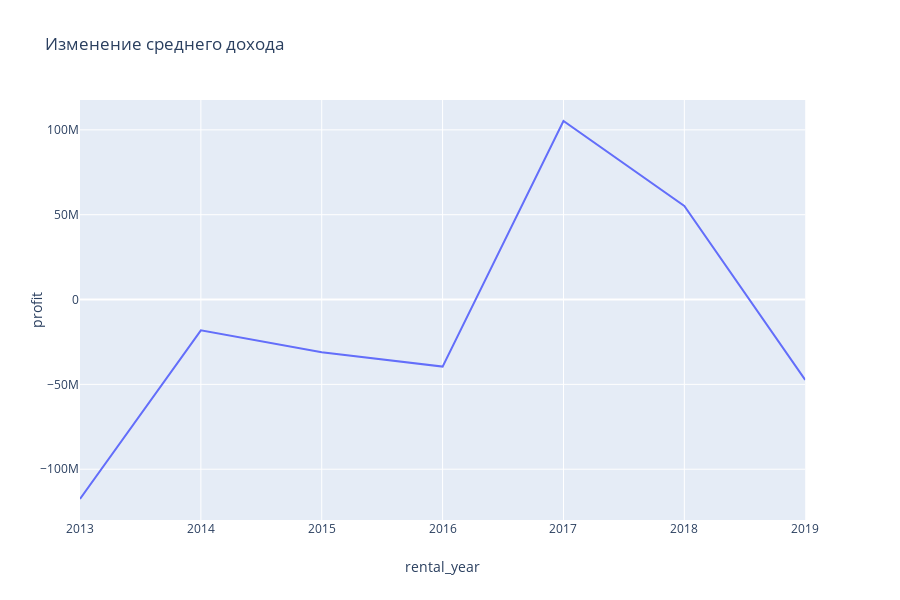

Notebook source saved alongside this figure:
### Code cell
support_df['profit'] = support_df['box_office'] - support_df['budget']

fig = px.line(support_df.pivot_table(index = 'rental_year', values = 'profit', aggfunc = 'mean').reset_index(),
             x = 'rental_year', y = 'profit', title = 'Изменение среднего дохода')
fig.show()

### Figure 1 — Plotly figure (JSON) as saved in the notebook; plotly's stock layout.template omitted (floating-point values rounded to 4 significant figures)
{"data": [{"hoverlabel": {"namelength": 0}, "hovertemplate": "rental_year=%{x}<br>profit=%{y}", "legendgroup": "", "line": {"color": "#636efa", "dash": "solid"}, "mode": "lines", "name": "", "showlegend": false, "type": "scatter", "x": [2013, 2014, 2015, 2016, 2017, 2018, 2019], "xaxis": "x", "y": [-117600000.0, -18150000.0, -31040000.0, -39520000.0, 105200000.0, 55110000.0, -47340000.0], "yaxis": "y"}], "layout": {"height": 600, "legend": {"tracegroupgap": 0}, "title": {"text": "Изменение среднего дохода"}, "xaxis": {"anchor": "y", "domain": [0, 0.98], "title": {"text": "rental_year"}}, "yaxis": {"anchor": "x", "domain": [0, 1], "title": {"text": "profit"}}}}
